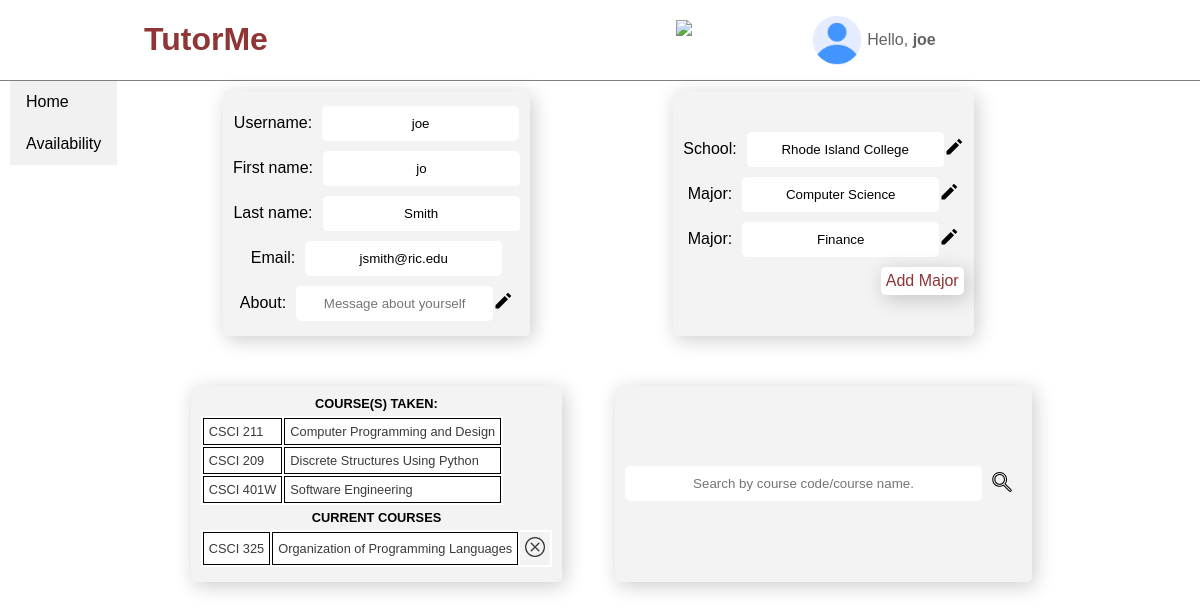
Screenshot of /app/profile/add/course/2/ (signed in) with the database file from the repository.
### log_in/models.py (models this page shows)
class CustomUser(AbstractUser):
    FRESHMAN = 'FR'
    SOPHOMORE = 'SO'
    JUNIOR = 'JR'
    SENIOR = 'SR'
    GRADUATE = 'GR'
    YEAR_IN_SCHOOL_CHOICES = [
            (FRESHMAN, 'Freshman'),
            (SOPHOMORE, 'Sophomore'),
            (JUNIOR, 'Junior'),
            (SENIOR, 'Senior'),
            (GRADUATE, 'Graduate'),
            ]
    year = models.CharField(
            max_length=2,
            choices=YEAR_IN_SCHOOL_CHOICES,
            default=FRESHMAN,
            blank=True
            )
    school = models.ForeignKey(School, on_delete=models.CASCADE, null=True)
    rate = models.DecimalField(decimal_places=2, max_digits=5, blank=True, null=True)

class School(models.Model):
    name = models.CharField(max_length=100, unique=True)

class UserMajorMap(models.Model):
    user = models.ForeignKey(CustomUser, on_delete=models.CASCADE)
    major = models.ForeignKey(Major, on_delete=models.CASCADE)

class Major(models.Model):
    school = models.ForeignKey(School, on_delete=models.CASCADE, unique=False)
    major = models.CharField(max_length=100, unique=False)

class UserCoursesMap(models.Model):
    SPRING = 0
    SUMMER = 1
    FALL = 2
    WINTER = 3
    SEMESTER_CHOICES = [
            (SPRING, 'Spring'),
            (SUMMER, 'Summer'),
            (FALL, 'Fall'),
            (WINTER, 'Winter'),
            ]
    user = models.ForeignKey(CustomUser, on_delete=models.CASCADE)
    taking_course = models.ForeignKey(Course, on_delete=models.CASCADE)
    semester = models.IntegerField(
            choices=SEMESTER_CHOICES,
            default=FALL,
            )
    year_taken = models.IntegerField(default=date.today().year, blank=True)

class Course(models.Model):
    course_code = models.CharField(max_length=10, unique=False)
    name = models.CharField(max_length=100, unique=False)
    school_offering = models.ForeignKey(School, on_delete=models.CASCADE, null=True)
    class Meta:
        constraints = [
                models.UniqueConstraint(fields=['course_code', 'school_offering'], name='unique_school_course')
                ]

### log_in/views.py (the view, shortened to what this page needs)
# urls.py: path('profile/add/course/<int:user_id>/', views.addCourse, name='add_course'),
def addCourse(request, user_id):
    context = {}
    context['add_course_error'] = ""
    context['add_course_success'] = ""
    groupName = request.user.groups.get().name
    allUsersCourses = UserCoursesMap.objects.filter(user_id=request.user.id)
    if (groupName == "tutors"):
        context['isTutor'] = True
        context['isStudent'] = False
        context['group'] = 'tutor'
        oldCourses = list(filter(isOlderCourse, allUsersCourses))
        context['course_history'] = oldCourses
    elif (groupName == "students"):
        context['isStudent'] = True
        context['isTutor'] = False
        context['group'] = 'student'
    else:
        context['isTutor'] = False
        context['isStudent'] = False
        context['error'] = "Sorry, user is not in any designated groups."
    if request.method == "GET":
        context['list_of_majors'] = UserMajorMap.objects.filter(user_id=request.user.id)
        if request.user.school_id:
            schoolName = request.user.school.name
            sizeAttribute = len(schoolName)
            context['size'] = sizeAttribute
        context['current_courses'] = list(filter(lambda x: not isOlderCourse(x), allUsersCourses))
        return render(request, 'log_in/add-course.html', context)
    return HttpResponseRedirect(reverse('profile-details', kwargs={'group': context['group']}))

### log_in/views.py (called while the page is built)
def isOlderCourse(acourse):
    if acourse.year_taken < date.today().year or acourse.semester < CURRENT_SEMESTER:
        return True
    else:
        return False

### log_in/templates/log_in/add-course.html (shortened to what this page needs)
{% extends 'log_in/profile-details.html' %}
{% load static %}
{% block styles %}
{{ block.super }}
	<link rel="stylesheet" type="text/css" href="{% static 'log_in/css/add_course.css' %}">
{% endblock %}
{% block new_course_div %}
	<article class="new-course-box">
		<form name="search_course_form" action="{% url 'search_course' %}" method="post">
			<div class="search-wrapper">
				<input type="text" id="search-course" name="qinput" placeholder="Search by course code/course name." size=40>
				<div class="search-icon">
					<input type="image" id="search-icon" width="20" alt="Search Course" src="{% static 'log_in/image/search.svg' %}">
				</div>
			</div>
		</form>
	</article>
{% endblock new_course_div %}

### log_in/templates/log_in/profile-details.html (shortened to what this page needs)
{% extends 'log_in/base_profile_refac.html' %}
{% load static %}
{% block styles %}
	{{ block.super }}
	<link rel="stylesheet" type="text/css" href="{% static 'log_in/css/profile-details.css' %}">
{% endblock %}
{% block main-content %}
<div class="main-section-box">
	<div class="inner-main-section-box">
		<article class="demographic-box">
			<div class="lbl-ipt-grp">
				<label for="uname">Username: </label>
				<input type="text" id="uname" name="user-name" value={{ user.username }} size=20 readonly>
			</div>
			<div class="lbl-ipt-grp">
				<label for="fname">First name: </label>
				<input type="text" id="fname" name="first-name" value={{ user.first_name }} size=20 readonly>
			</div>
			<div class="lbl-ipt-grp">
				<label for="lname">Last name: </label>
				<input type="text" id="lname" name="last-name" value={{ user.last_name }} size=20 readonly>
			</div>
			<div class="lbl-ipt-grp">
				<label for="email">Email: </label>
				<input type="text" id="email" name="email" value={{ user.email }} size=20 readonly>
			</div>
            {% block about_section %}
            <div class="lbl-ipt-grp">
                <label for="about">About: </label>
                {% if tutor_profile_record %}
                <div class="about-txt-box">
                    <p class="article-text">{{ tutor_profile_record.about }}</p>
                </div>
                {% else %}
                <input type="text" id="about" name="about_msg" size=20 placeholder="Message about yourself" readonly>
                {% endif %}
				<div class="edit-icon">
					<a href="{% url 'edit-about' user.id %}">
						<img src="{% static 'log_in/image/icons8-edit.svg' %}" width=20 height=20 title="Edit/Change.">
					</a>
				</div>
            </div>
            {% endblock %}
		</article>
		<article class="school-major-box">
			<div class="lbl-ipt-grp">
				<label for="school-name">School: </label>
				{% block school-input %}
				<input type="text" id="school-name" name="school" {% if request.user.school %} value="{{ user.school.name }}" {% endif %} {% if size %}size={{ size }} {% endif %} readonly>
				<div class="edit-icon">
					<a href="{% url 'edit-school' %}">
						<img src="{% static 'log_in/image/icons8-edit.svg' %}" width=20 height=20 title="Edit/Change.">
					</a>
				</div>
				{% endblock school-input %}
			</div>
			{% block major_section %}
			{% for major in list_of_majors %}
			<div class="lbl-ipt-grp">
				<label for="major">Major: </label>
				<input type="text" id="major" name="major" value="{{ major.major.major }}"  readonly>
				<div class="edit-icon">
					<a href="{% url 'edit-major' major.id %}">
						<img src="{% static 'log_in/image/icons8-edit.svg' %}" width=20 height=20 title="Edit/Change.">
					</a>
				</div>
			</div>
			{% endfor %}
			{% block add_major_section_btn %}
			<div class="section-btns">
				<a id="add-major-btn" class="add-btns" href="{% url 'add_major' user.id %}">Add Major</a>
			</div>
			{% endblock add_major_section_btn %}
			{% endblock major_section %}
		</article>
		<article class="current-courses-box">
            {% if isTutor %}
			<p class="tutors-course-heading">COURSE(S) TAKEN: </p>
			<div class="table-box">
				<table>
				{% for course in course_history %}
				<tr>
					<td class="course_code_td">{{ course.taking_course.course_code }}</td>
					<td class="course_name_td">{{ course.taking_course.name }}</td>
				</tr>
				{% endfor %}
				</table>
			</div>
			{% endif %}
			{% block courses-section %}
			<p id="general-course-heading">CURRENT COURSES</p>
			<div class="table-box">
				<table>
				{% for course_map in current_courses %}
					<tr id="course_tr_{{ course_map.id }}">
						<td  class="course_code_td">{{ course_map.taking_course.course_code }}</td>
						<td  class="course_name_td">{{ course_map.taking_course.name }}</td>
						<td class="delete-td">
							<div class="delete-icon">
								<a href="{% url 'delete-course' course_map.id %}">
									<img src="{% static 'log_in/image/delete2.png' %}" width=20 height=20 title="Delete course.">
								</a>
							</div>
						</td>
					</tr>
				{% endfor %}
				</table>
			</div>
			{% endblock %}
		</article>
	{% block new_course_div %}
	{% endblock new_course_div %}
	</div>
</div>
{% endblock %}

### log_in/templates/log_in/base_profile_refac.html (shortened to what this page needs)
{% extends "log_in/index.html" %}
{% load static %}
{% block nav-right-section %}
<div class="nav-right-box">
	<div class="dropdown">
		<img id="notifications-bell" src="{% static '/log_in/image/note-bell.svg' %}">
	</div>
	<div class="dropdown">
		<div class="icon-greeting-box">
			<img id="profile-icon" src="{% static '/log_in/image/user.png' %}">
			<div class="custom-greeting">
				<span>Hello, <b>{{ user.username }}</b></span>
			</div>
		</div>
	</div>
</div>
{% endblock %}
{% block main-body %}
<div class="body-box">
	<div class="sidebar-nav">
        <a href="{% url 'account' %}">Home</a>
    {% if isTutor %}
        <a href="#">Availability</a>
    {% endif %}
	</div>
	{% block main-content %}{% endblock %}
</div>
{% endblock %}

### log_in/static/log_in/css/profile.css (style rules this page uses)
.dropdown { position: relative; display: inline-block; }

### log_in/static/log_in/css/index.css (style rules this page uses)
body { margin: 0; font-family: sans-serif; }
article input { padding: 10px; border: none; border-radius: 5px; text-align: center; }
article label { margin-right: 10px; }
.nav-right-box { display: flex; justify-content: space-evenly; width: 500px; }
#notifications-bell { height: 40px; width: auto; }
#profile-icon { height: 50px; width: auto; }
.icon-greeting-box { display: flex; align-items: center; }
.dropdown { display: flex; align-items: center; }
.custom-greeting { margin-left: 5px; color: #0000009c; }
.body-box { display:flex; }
.main-section-box { display: flex; justify-content: center; width: 100%; flex-direction: column; align-items: center; height: max-content; padding-bottom: 50px; }
article { background-color: #f3f3f3; margin: 25px; border-radius: 5px; box-shadow: 3px 4px 20px 0px rgb(0 0 0 / 20%); }
.demographic-box { grid-area: de; }
.school-major-box { grid-area: sm; }
.current-courses-box { grid-area: co; }
.new-course-box { grid-area: nc; }
.inner-main-section-box { padding-top: 10px; width: max-content; margin: 0 10px; display: grid; grid-template-columns: repeat(4, 1fr); grid-column-gap: 30px; grid-row-gap: 50px; grid-auto-rows: minmax(100px, auto); grid-template-areas: "de de sm sm" "co co nc nc"; }
.lbl-ipt-grp, .lbl-ipt-grp form { display: flex; align-items: center; }

### log_in/static/log_in/css/base-profile.css (style rules this page uses)
.sidebar-nav { width: min-content; height: max-content; background-color: #f1f1f1; display: flex; justify-content: center; position: absolute; left: 10px; flex-direction: column; }
.sidebar-nav a { color: black; padding: 12px 16px; text-decoration: none; display: block; }
tr { font-size: 12px; }
table { background-color: white; }
table tr:nth-child(even) { background-color: #f2f2f2; }
td { padding: 0px 10px; }

### log_in/static/log_in/css/profile-details.css (style rules this page uses)
article { width: max-content; margin: 0 auto; padding: 10px; display: flex; flex-direction: column; justify-content: center; align-items: center; }
article div { margin: 5px 0px; }
img { margin: 0px 10px; }
.section-btns { display: flex; width: 100%; justify-content: right; }
.add-btns { text-decoration: none; border-radius: 5px; background-color: white; padding: 5px; color: #8f3535; box-shadow: 3px 4px 20px 0px rgb(0 0 0 / 20%); border: none; }
.table-box { width: 100%; display: flex; justify-content: left; }
td { background-color: white; box-sizing: border-box; border: 1px solid black; border-collapse: collapse; padding: 5px; font-size: .8rem; color: #3a3a3a; }
.tutors-course-heading, #general-course-heading { font-weight: bold; font-size: .8rem; margin: 0; }
.delete-icon, img { margin: 0; }
.edit-td, .delete-td { background-color: #f3f3f3; border: none; }

### log_in/static/log_in/css/add_course.css (style rules this page uses)
.new-course-box { display: flex; align-items: start; }
.search-wrapper { display: flex; align-items: center; }

### rows the page displays
CustomUser: username "joe", user-name "joe", first-name "jo", last-name "Smith", email "jsmith@ric.edu", school "Rhode Island College"
UserMajorMap: major "Computer Science"
UserMajorMap: major "Finance"
UserCoursesMap: taking_course.course_code "CSCI 211", taking_course.name "Computer Programming and Design"
UserCoursesMap: taking_course.course_code "CSCI 209", taking_course.name "Discrete Structures Using Python"
UserCoursesMap: taking_course.course_code "CSCI 401W", taking_course.name "Software Engineering"
UserCoursesMap: taking_course.course_code "CSCI 325", taking_course.name "Organization of Programming Languages"
